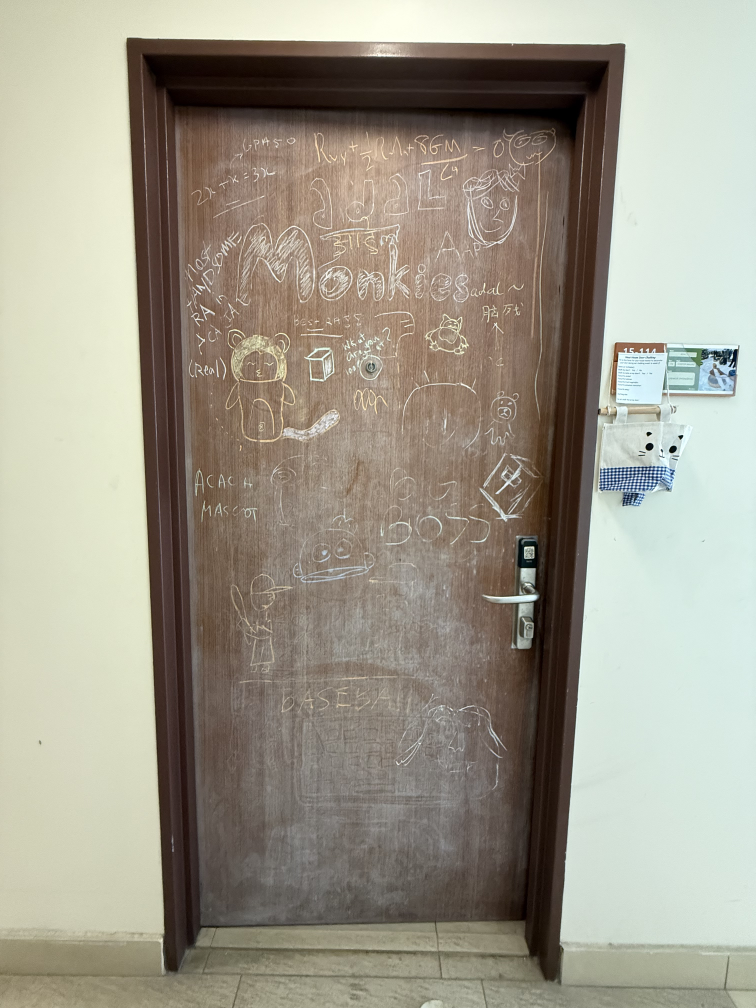
#> input picture backend/IMG_3104.jpeg, 3024 x 4032 px (shown at 1/4 size)
$ jupyter execute --allow-errors extract_experiment.ipynb
#> lines starting #> are read from the running program, lines starting #| are printed output that depends on the picture; after the words box and inside, x2 and y2 are one past the last pixel; in counts of white or black regions, pixels touching at a corner belong together
# Chalk Extraction Experiment

[cell 1]
import cv2
import numpy as np
import matplotlib.pyplot as plt

def extract_chalk_hsv(image_path):
#> called with image_path = 'IMG_3104.jpeg'
    img = cv2.imread(image_path)
#> img is the input picture: shape (4032, 3024, 3); mean B, G, R 139.9, 153.9, 158.6

    # 1. Convert to HSV
    hsv = cv2.cvtColor(img, cv2.COLOR_BGR2HSV)
#> hsv: shape (4032, 3024, 3); mean H, S, V 30.3, 49.9, 162.2

    # 2. Define ranges (Adjust these if your result is empty!)
    lower_white = np.array([0, 0, 100])
    upper_white = np.array([180, 50, 255])

    # 3. Create Mask
    mask = cv2.inRange(hsv, lower_white, upper_white)
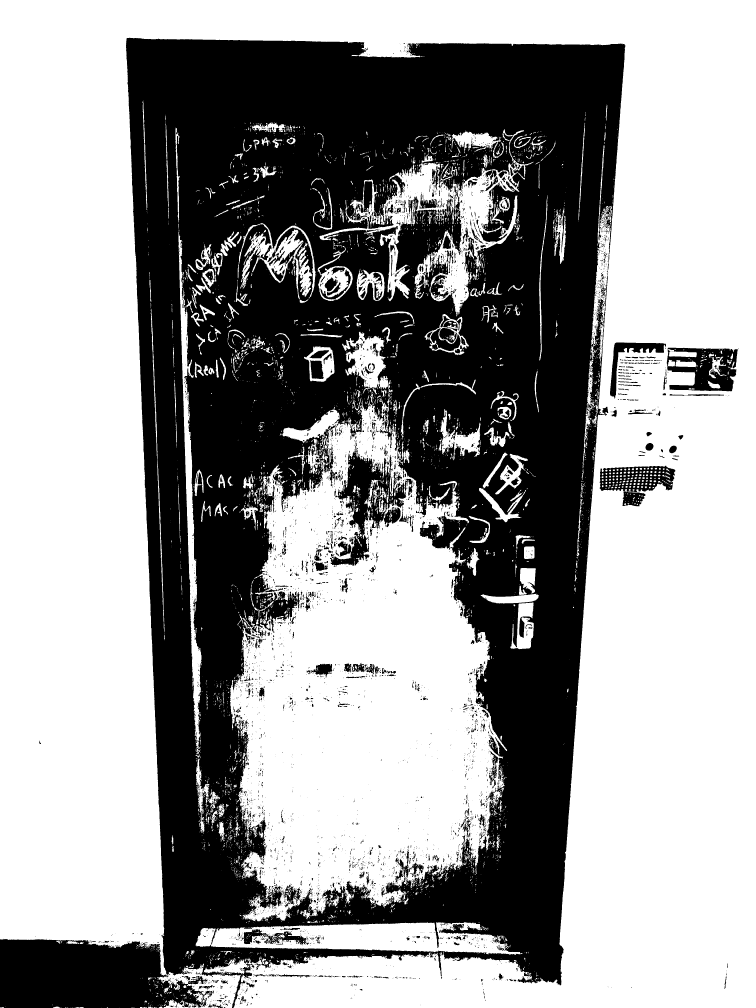
#> mask: shape (4032, 3024) (shown at 1/4 size); 60.4% white; 5335 black regions (4459 under 20 px), largest, box (x1, y1, x2, y2) and area: (504, 151, 2501, 4032) 4400991, (0, 3755, 849, 4032) 180101, (1320, 1770, 1653, 2267) 53301

    # 4. Clean up noise
    kernel = np.ones((3,3), np.uint8) # Increased kernel size slightly for better noise removal
    clean_mask = cv2.morphologyEx(mask, cv2.MORPH_OPEN, kernel)
#> clean_mask: shape (4032, 3024); 59.7% white; 3346 black regions (2693 under 20 px), largest, box (x1, y1, x2, y2) and area: (0, 151, 2501, 4032) 4680372, (1320, 1761, 1655, 2267) 59818, (2667, 1391, 2951, 1565) 31196

    return img, clean_mask

# --- Run and Display ---
original, result = extract_chalk_hsv("IMG_3104.jpeg")

# Set up matplotlib figure
plt.figure(figsize=(12, 6))

# Plot Original (Convert BGR to RGB for matplotlib)
plt.subplot(1, 2, 1)
plt.imshow(cv2.cvtColor(original, cv2.COLOR_BGR2RGB))
plt.title("Original")
plt.axis("off")

# Plot Result (Tell matplotlib this is a grayscale image)
plt.subplot(1, 2, 2)
plt.imshow(result, cmap='gray')
plt.title("Extracted Chalk")
plt.axis("off")

plt.show()

[cell 2]
import cv2
import numpy as np
import matplotlib.pyplot as plt

def extract_chalk_tophat(image_path):
    # Load in Grayscale
    img = cv2.imread(image_path, cv2.IMREAD_GRAYSCALE)

    # 1. Define a kernel size slightly larger than the thickness of chalk lines
    # Increase this if your chalk lines are very thick
    kernel = cv2.getStructuringElement(cv2.MORPH_RECT, (15, 15))

    # 2. Apply Top-Hat
    # This isolates small bright features (chalk) from dark backgrounds (door)
    tophat = cv2.morphologyEx(img, cv2.MORPH_TOPHAT, kernel)

    # 3. Use Otsu's Thresholding instead of a fixed value (30)
    # This automatically finds the best threshold for the specific photo
    _, binary = cv2.threshold(tophat, 0, 255, cv2.THRESH_BINARY + cv2.THRESH_OTSU)

    # 4. Clean up stray noise with a small opening operation
    clean_kernel = np.ones((2,2), np.uint8)
    binary = cv2.morphologyEx(binary, cv2.MORPH_OPEN, clean_kernel)

    return tophat, binary

# --- Run and Display ---
# Make sure the filename matches your uploaded file
raw_tophat, final_result = extract_chalk_tophat("IMG_3104.jpeg")

plt.figure(figsize=(16, 8))

# Show the "Top-Hat" intermediate step (helpful for debugging)
plt.subplot(1, 2, 1)
plt.imshow(raw_tophat, cmap='gray')
plt.title("After Top-Hat (Background Removed)")
plt.axis("off")

# Show the Final Binary Result
plt.subplot(1, 2, 2)
plt.imshow(final_result, cmap='gray')
plt.title("Final Binary Chalk Mask")
plt.axis("off")

plt.show()

[cell 3]
import cv2
import numpy as np
import matplotlib.pyplot as plt
import os

def extract_chalk_hed(image_path, proto_path="deploy.prototxt", model_path="hed_pretrained_bsds.caffemodel"):
    # Check if files exist to avoid cryptic Caffe errors
    if not os.path.isfile(proto_path) or not os.path.isfile(model_path):
        raise FileNotFoundError("Missing HED model files. Please download deploy.prototxt and caffemodel.")

    # 1. Load the pre-trained HED model
    net = cv2.dnn.readNetFromCaffe(proto_path, model_path)

    # 2. Prepare the image
    img = cv2.imread(image_path)
    (H, W) = img.shape[:2]

    # Model expects specific mean subtraction for the BSDS500 dataset
    blob = cv2.dnn.blobFromImage(img, scalefactor=1.0, size=(W, H),
                                 mean=(104.00698793, 116.66876762, 122.67891434),
                                 swapRB=False, crop=False)

    # 3. Run Inference
    net.setInput(blob)
    hed = net.forward()

    # 4. Post-process
    hed = cv2.resize(hed[0, 0], (W, H))
    hed = (255 * hed).astype("uint8")

    # 5. Optional: Thresholding
    # HED gives a probability map (fuzzy lines). We binarize it for a cleaner "chalk" look.
    _, binary_hed = cv2.threshold(hed, 0, 255, cv2.THRESH_BINARY + cv2.THRESH_OTSU)

    return img, hed, binary_hed

# --- Execute and Display ---
try:
    original, fuzzy_hed, binarized = extract_chalk_hed("IMG_3104.jpeg")

    plt.figure(figsize=(18, 6))

    plt.subplot(1, 3, 1)
    plt.imshow(cv2.cvtColor(original, cv2.COLOR_BGR2RGB))
    plt.title("Original Door")
    plt.axis("off")

    plt.subplot(1, 3, 2)
    plt.imshow(fuzzy_hed, cmap='gray')
    plt.title("HED Probability Map")
    plt.axis("off")

    plt.subplot(1, 3, 3)
    plt.imshow(binarized, cmap='gray')
    plt.title("HED Binarized (Final)")
    plt.axis("off")

    plt.show()
except Exception as e:
    print(f"Error: {e}")

[cell 4]
import cv2
import numpy as np
import matplotlib.pyplot as plt

def extract_colored_chalk_tophat(image_path):
    # 1. Load Original (Color) and Grayscale
    img_color = cv2.imread(image_path)
    img_gray = cv2.cvtColor(img_color, cv2.COLOR_BGR2GRAY)

    # 2. Apply Top-Hat to get the Structure (The "Cookie Cutter")
    # Using the kernel size that worked for you (15x15 or 25x25)
    kernel = cv2.getStructuringElement(cv2.MORPH_RECT, (15, 15))
    tophat = cv2.morphologyEx(img_gray, cv2.MORPH_TOPHAT, kernel)

    # 3. Threshold to create a Binary Mask
    # Otsu's thresholding works well to separate chalk from noise
    _, mask = cv2.threshold(tophat, 0, 255, cv2.THRESH_BINARY + cv2.THRESH_OTSU)

    # 4. Clean the mask (Remove tiny noise dots)
    clean_kernel = np.ones((2,2), np.uint8)
    mask = cv2.morphologyEx(mask, cv2.MORPH_OPEN, clean_kernel)

    # 5. Create the Output Image (RGBA = Color + Transparency)
    b, g, r = cv2.split(img_color)

    # --- PRO TIP: Color Boosting ---
    # Chalk often picks up the brown door color. Let's boost saturation slightly.
    hsv = cv2.cvtColor(img_color, cv2.COLOR_BGR2HSV)
    h, s, v = cv2.split(hsv)
    # Multiply saturation by 1.5 (clip at 255) to make colors pop
    s = cv2.multiply(s, 1.5)
    # Multiply value (brightness) to make it shine
    v = cv2.multiply(v, 1.2)
    hsv_boosted = cv2.merge([h, s, v])
    boosted_bgr = cv2.cvtColor(hsv_boosted, cv2.COLOR_HSV2BGR)
    b, g, r = cv2.split(boosted_bgr)

    # 6. Merge into RGBA
    # The 'mask' becomes our Alpha channel.
    # Where mask is Black (0), image is Transparent. Where White (255), Opaque.
    rgba = cv2.merge([r, g, b, mask]) # Note: Matplotlib expects RGB, OpenCV uses BGR

    return rgba

# --- Run and Display ---
result_rgba = extract_colored_chalk_tophat("IMG_3104.jpeg")
#> in extract_colored_chalk_tophat, `boosted_bgr = cv2.cvtColor(hsv_boosted, cv2.COLOR_HSV2BGR)`:
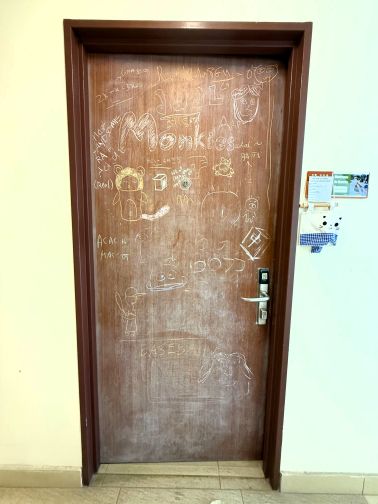
#> boosted_bgr: shape (4032, 3024, 3) (shown at 1/8 size); mean B, G, R 147.3, 171.8, 180.9
#> in extract_colored_chalk_tophat, `b, g, r = cv2.split(boosted_bgr)`:
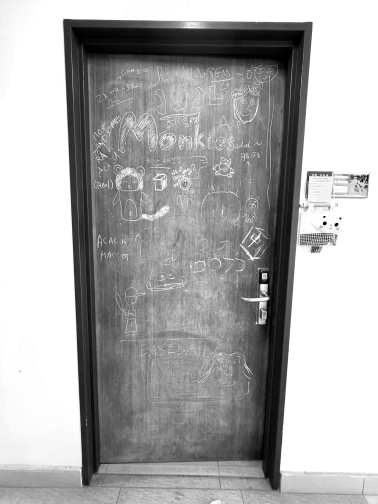
#> g: shape (4032, 3024) (shown at 1/8 size); min 0, max 255, mean 171.8
#> in extract_colored_chalk_tophat, `b, g, r = cv2.split(boosted_bgr)`:
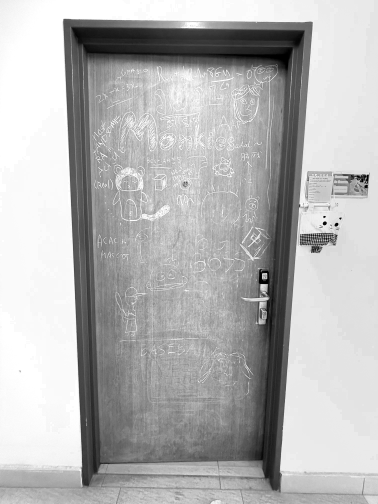
#> r: shape (4032, 3024) (shown at 1/8 size); min 0, max 255, mean 180.9

plt.figure(figsize=(12, 12))
# We must tell imshow the image is transparent
plt.imshow(result_rgba)
plt.title("Extracted Colored Chalk (Transparent Background)")
plt.axis("off")
plt.show()

# To save this for your frontend friend:
# cv2.imwrite("final_chalk.png", cv2.cvtColor(result_rgba, cv2.COLOR_RGBA2BGRA))

[cell 5]
import cv2
import numpy as np
import matplotlib.pyplot as plt

# --- HELPER: Order Points (TL, TR, BR, BL) ---
# Necessary for perspective warping to know which corner is which
# [36 lines left out: functions order_points, four_point_transform, not called in this run]

# --- STEP 1: Detect Door & Crop ---
def get_door_only(image_path):
    img = cv2.imread(image_path)
    ratio = img.shape[0] / 500.0
    orig = img.copy()

    # Resize for faster detection
    image = cv2.resize(img, (int(img.shape[1] / ratio), 500))

    # 1. Edge Detection
    gray = cv2.cvtColor(image, cv2.COLOR_BGR2GRAY)
    gray = cv2.GaussianBlur(gray, (5, 5), 0)
    edged = cv2.Canny(gray, 75, 200)

    # 2. Find Contours
    cnts, _ = cv2.findContours(edged.copy(), cv2.RETR_LIST, cv2.CHAIN_APPROX_SIMPLE)
    cnts = sorted(cnts, key=cv2.contourArea, reverse=True)[:5] # Check 5 biggest shapes

    screenCnt = None
    for c in cnts:
        # Approximate the contour
        peri = cv2.arcLength(c, True)
        approx = cv2.approxPolyDP(c, 0.02 * peri, True)

        # If it has 4 points, we found the door (probably)
        if len(approx) == 4:
            screenCnt = approx
            break

    # 3. Warp Perspective
    if screenCnt is not None:
        warped = four_point_transform(orig, screenCnt.reshape(4, 2) * ratio)
        return warped, True # True = Success
    else:
        print("Warning: No clear door found. Using original image.")
        return orig, False

# --- STEP 2: Extract Colored Chalk (The Logic You Liked) ---
def extract_chalk_final(img_color):
    img_gray = cv2.cvtColor(img_color, cv2.COLOR_BGR2GRAY)

    # Top-Hat (Contrast Extraction)
    kernel = cv2.getStructuringElement(cv2.MORPH_RECT, (25, 25))
    tophat = cv2.morphologyEx(img_gray, cv2.MORPH_TOPHAT, kernel)

    # Thresholding (Create Mask)
    _, mask = cv2.threshold(tophat, 0, 255, cv2.THRESH_BINARY + cv2.THRESH_OTSU)

    # Clean noise
    mask = cv2.morphologyEx(mask, cv2.MORPH_OPEN, np.ones((2,2), np.uint8))

    # --- Color Boosting ---
    # Separate channels
    b, g, r = cv2.split(img_color)

    # Boost Saturation (Make chalk pop)
    hsv = cv2.cvtColor(img_color, cv2.COLOR_BGR2HSV)
    h, s, v = cv2.split(hsv)
    s = cv2.multiply(s, 1.5)
    v = cv2.multiply(v, 1.2)
    img_boosted = cv2.cvtColor(cv2.merge([h, s, v]), cv2.COLOR_HSV2BGR)
    b, g, r = cv2.split(img_boosted)

    # Merge with Alpha Channel
    rgba = cv2.merge([r, g, b, mask])

    return rgba

# --- EXECUTE PIPELINE ---
# 1. Find and Warp Door
door_warped, success = get_door_only("IMG_3104.jpeg")
#> in get_door_only, `edged = cv2.Canny(gray, 75, 200)`:
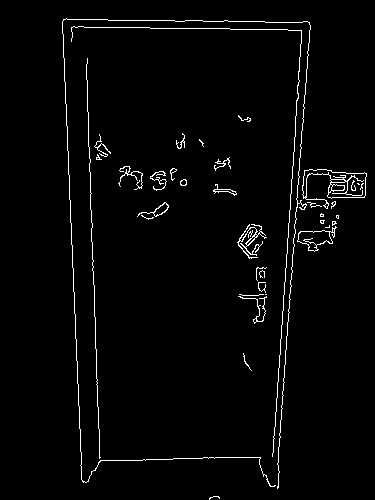
#> edged: shape (500, 375); 2.3% white in thin lines or dots, all inside (x1, y1, x2, y2) = (62, 18, 367, 500)
#> in get_door_only, `cnts, _ = cv2.findContours(edged.copy(), cv2.RETR_LIST, cv2.CHAIN_APPR..`: cnts = 59 contours, 41 with area under 20; largest, box (x1, y1, x2, y2) and area: (302, 169, 367, 209) 1101, (302, 169, 367, 199) 926, (297, 226, 337, 252) 451, (297, 230, 333, 252) 423, (137, 202, 169, 217) 112
#> in get_door_only, `cnts = sorted(cnts, key=cv2.contourArea, reverse=True)[:5]`: cnts = 5 contours; box (x1, y1, x2, y2) and area: (302, 169, 367, 209) 1101, (302, 169, 367, 199) 926, (297, 226, 337, 252) 451, (297, 230, 333, 252) 423, (137, 202, 169, 217) 112
#> the loop in get_door_only, `for c in cnts:` made 5 passes
#> peri on passes 1 to 5: 299.5, 471.8, 149.4, 156.7, 82.08
#> success = False

# 2. Extract Chalk from the clean door
final_asset = extract_chalk_final(door_warped)

# 3. Display
plt.figure(figsize=(18, 6))

plt.subplot(1, 3, 1)
plt.imshow(cv2.cvtColor(cv2.imread("IMG_3104.jpeg"), cv2.COLOR_BGR2RGB))
plt.title("Original Input")
plt.axis("off")

plt.subplot(1, 3, 2)
plt.imshow(cv2.cvtColor(door_warped, cv2.COLOR_BGR2RGB))
plt.title("Step 1: Auto-Crop & Warp")
plt.axis("off")

plt.subplot(1, 3, 3)
plt.imshow(final_asset)
plt.title("Step 2: Colored Chalk Extraction")
plt.axis("off")

plt.show()
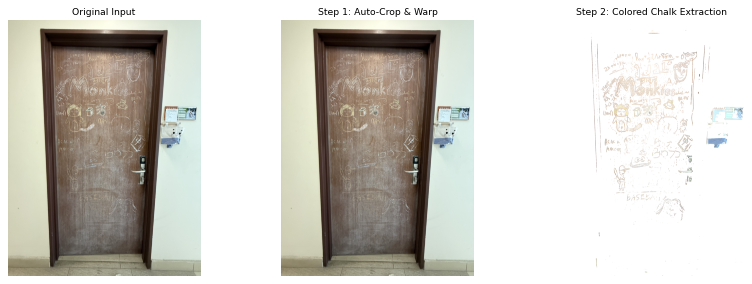
#> figure drawn by matplotlib, 3 panels

[cell 6]
import cv2
import numpy as np
import matplotlib.pyplot as plt
from rembg import remove # <--- The AI Magic

# --- HELPER: Order Points for Warping ---
# [32 lines left out: functions order_points, four_point_transform, not called in this run]

# --- THE AI UPGRADE ---
def ai_crop_and_warp(image_path):
    # 1. Load Image
    img = cv2.imread(image_path)
    if img is None: return None, None

    # 2. Run U-2-Net (AI) to find the "Salient Object" (The Door)
    # This returns the image with background removed (alpha channel)
    # We pass the raw binary data to rembg
    with open(image_path, 'rb') as f:
        img_data = f.read()

    # Run Inference (Automatic download on first run)
    ai_output = remove(img_data)

    # Convert byte data back to OpenCV format
    ai_array = np.asarray(bytearray(ai_output), dtype=np.uint8)
    ai_image = cv2.imdecode(ai_array, cv2.IMREAD_UNCHANGED)

    # 3. Extract the Alpha Mask (The "Perfect" Shape)
    # The 4th channel is the AI's confidence of "Is this the door?"
    alpha = ai_image[:, :, 3]

    # 4. Find Contours on the AI Mask (Not the noisy wood!)
    # Threshold just in case (U-2-Net gives soft edges)
    _, mask = cv2.threshold(alpha, 100, 255, cv2.THRESH_BINARY)

    cnts, _ = cv2.findContours(mask, cv2.RETR_EXTERNAL, cv2.CHAIN_APPROX_SIMPLE)
    cnts = sorted(cnts, key=cv2.contourArea, reverse=True)[:1] # Biggest blob

    if not cnts:
        print("AI couldn't find an object!")
        return img, mask

    c = cnts[0]

    # 5. Approximate the 4 Corners
    peri = cv2.arcLength(c, True)
    # We relax the accuracy (0.05) because AI masks are curvy/organic
    approx = cv2.approxPolyDP(c, 0.05 * peri, True)

    # Force it to be 4 corners (Bounding Box fallback if approx fails)
    if len(approx) == 4:
        screenCnt = approx
    else:
        # If AI gave a blob (curved corners), just fit a rectangle
        rect = cv2.minAreaRect(c)
        box = cv2.boxPoints(rect)
        screenCnt = np.int0(box)

    # 6. Warp the ORIGINAL Image using the AI coordinates
    warped = four_point_transform(img, screenCnt.reshape(4, 2))

    return warped, mask

# --- TEST IT ---
#> (the rest of this cell did not finish here and is left out)

$ run again, with backend/moderndoor.jpeg copied over backend/IMG_3104.jpeg
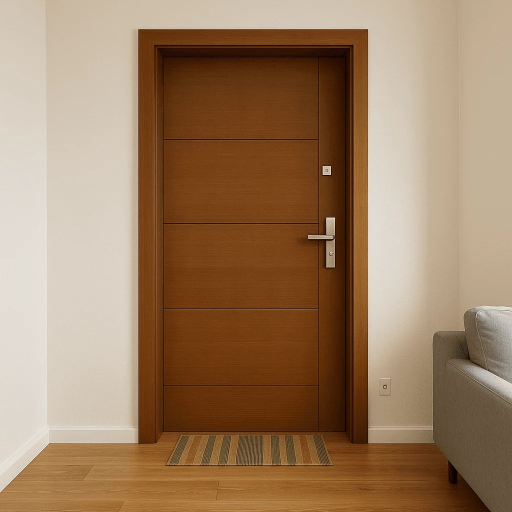
#> input picture backend/moderndoor.jpeg, 1024 x 1024 px (shown at 1/2 size)
#> in extract_chalk_hsv, img is the input picture: shape (1024, 1024, 3); mean B, G, R 98, 127.1, 157.2
#> hsv: shape (1024, 1024, 3); mean H, S, V 15.5, 122.3, 157.2
#> in extract_chalk_hsv, `mask = cv2.inRange(hsv, lower_white, upper_white)`:
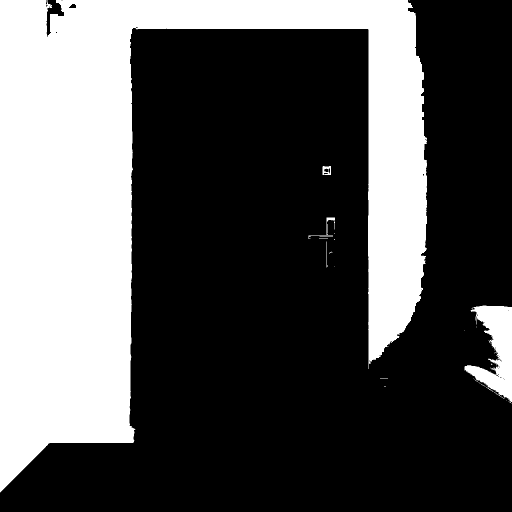
#> mask: shape (1024, 1024) (shown at 1/2 size); 33.1% white; 42 white regions (34 under 20 px), largest, box (x1, y1, x2, y2) and area: (0, 0, 854, 985) 336955, (929, 611, 1024, 804) 9382, (645, 332, 662, 350) 215
#> clean_mask: shape (1024, 1024); 33% white; 5 white regions, box (x1, y1, x2, y2) and area: (0, 0, 854, 984) 336794, (929, 611, 1024, 804) 9154, (645, 332, 662, 350) 135, (653, 435, 670, 442) 95, (655, 346, 662, 350) 24
#> img: shape (1024, 1024)
#> hsv_boosted: shape (1024, 1024, 3); mean H, S, V 15.5, 155.4, 186.8
#> edged: shape (500, 500); 0.75% white in thin lines or dots
#> in get_door_only, `cnts, _ = cv2.findContours(edged.copy(), cv2.RETR_LIST, cv2.CHAIN_APPR..`: cnts = 9 contours, 1 with area under 20; largest, box (x1, y1, x2, y2) and area: (300, 212, 328, 234) 230, (300, 212, 328, 234) 226, (318, 233, 327, 261) 196, (318, 235, 327, 261) 194, (0, 28, 476, 480) 72, (315, 161, 323, 171) 57, (315, 161, 323, 171) 55, (437, 448, 479, 500) 41
#> in get_door_only, `cnts = sorted(cnts, key=cv2.contourArea, reverse=True)[:5]`: cnts = 5 contours; box (x1, y1, x2, y2) and area: (300, 212, 328, 234) 230, (300, 212, 328, 234) 226, (318, 233, 327, 261) 196, (318, 235, 327, 261) 194, (0, 28, 476, 480) 72
#> the loop in get_door_only, `for c in cnts:` made 5 passes
#> peri on passes 1 to 5: 91.56, 89.8, 68.24, 62.49, 2948.5
#> success = False
#> `plt.show()`:
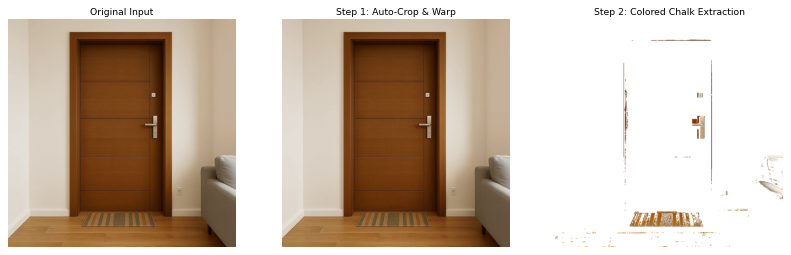
#> figure drawn by matplotlib, 3 panels
